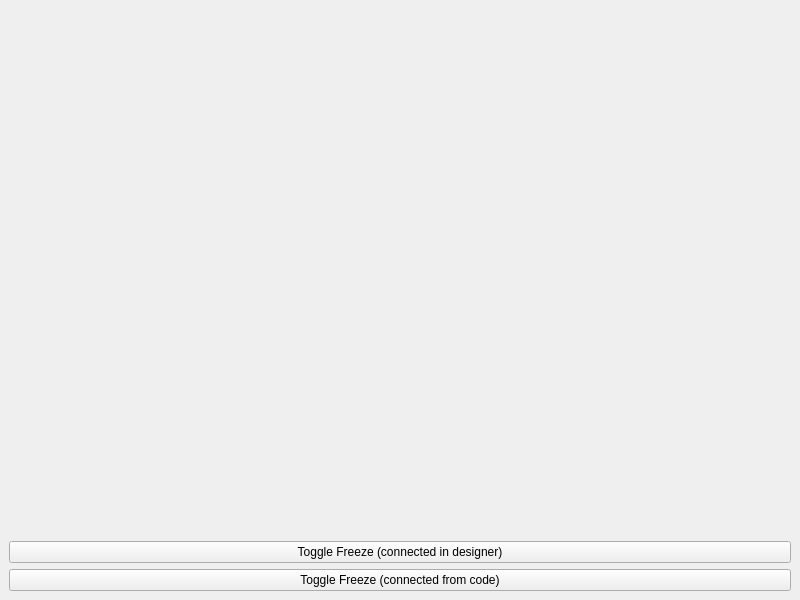
<?xml version="1.0" encoding="UTF-8"?>
<ui version="4.0">
 <class>MainWindow</class>
 <widget class="QMainWindow" name="MainWindow">
  <property name="geometry">
   <rect>
    <x>0</x>
    <y>0</y>
    <width>800</width>
    <height>600</height>
   </rect>
  </property>
  <property name="windowTitle">
   <string>LogConsole Qt Designer example</string>
  </property>
  <widget class="QWidget" name="centralwidget">
   <layout class="QVBoxLayout">
    <property name="leftMargin">
     <number>9</number>
    </property>
    <property name="topMargin">
     <number>9</number>
    </property>
    <property name="rightMargin">
     <number>9</number>
    </property>
    <property name="bottomMargin">
     <number>9</number>
    </property>
    <item>
     <widget class="LogConsole" name="console">
      <property name="toolTip">
       <string/>
      </property>
     </widget>
    </item>
    <item>
     <widget class="QPushButton" name="btn_designer">
      <property name="text">
       <string>Toggle Freeze (connected in designer)</string>
      </property>
     </widget>
    </item>
    <item>
     <widget class="QPushButton" name="btn_code">
      <property name="text">
       <string>Toggle Freeze (connected from code)</string>
      </property>
     </widget>
    </item>
   </layout>
  </widget>
 </widget>
 <customwidgets>
  <customwidget>
   <class>LogConsole</class>
   <extends>QWidget</extends>
   <header>accwidgets.log_console</header>
  </customwidget>
 </customwidgets>
 <resources/>
 <connections>
  <connection>
   <sender>btn_designer</sender>
   <signal>clicked()</signal>
   <receiver>console</receiver>
   <slot>toggleFreeze()</slot>
   <hints>
    <hint type="sourcelabel">
     <x>399</x>
     <y>541</y>
    </hint>
    <hint type="destinationlabel">
     <x>399</x>
     <y>270</y>
    </hint>
   </hints>
  </connection>
 </connections>
</ui>
